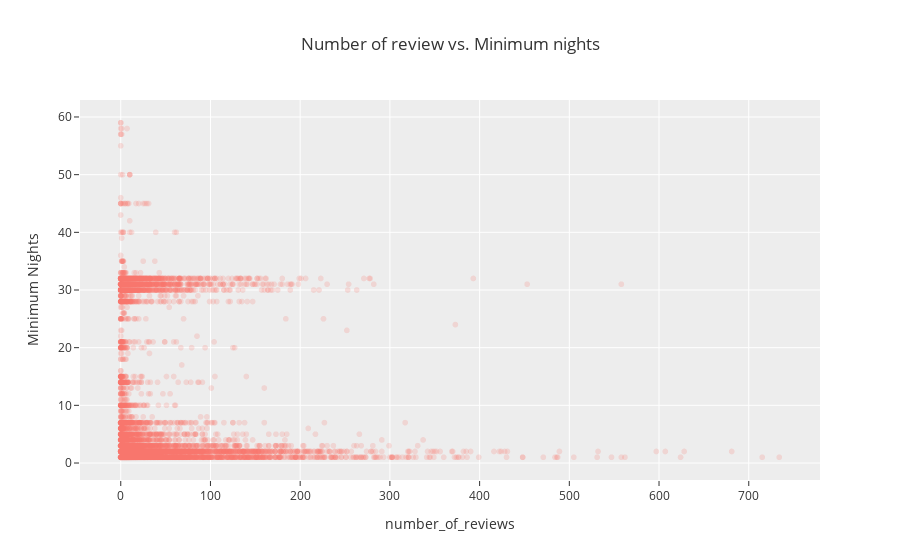

Notebook code cell kept with this figure:
### Code cell
fig = px.scatter( 
    data_frame=df[df['minimum_nights'] < 60],
    y='minimum_nights',
    x='number_of_reviews',
    template='ggplot2',
    opacity=0.2,
    labels= {
        'minimum_nights': 'Minimum Nights',
        'number_of_review': 'Number of Reviews'
    },
    title="Number of review vs. Minimum nights"
)
fig.show()

### Figure 1 — Plotly figure (JSON) as saved in the notebook; plotly's stock layout.template omitted (floating-point values rounded to 4 significant figures; data arrays with more than 128 entries replaced by an {"elided": "..."} marker saying what was removed)
{"data": [{"hovertemplate": "number_of_reviews=%{x}<br>Minimum Nights=%{y}<extra></extra>", "legendgroup": "", "marker": {"color": "#F8766D", "opacity": 0.2, "symbol": "circle"}, "mode": "markers", "name": "", "showlegend": false, "type": "scattergl", "x": {"elided": "13083 int values"}, "xaxis": "x", "y": {"elided": "13083 int values"}, "yaxis": "y"}], "layout": {"legend": {"tracegroupgap": 0}, "title": {"text": "Number of review vs. Minimum nights"}, "xaxis": {"anchor": "y", "domain": [0, 1], "title": {"text": "number_of_reviews"}}, "yaxis": {"anchor": "x", "domain": [0, 1], "title": {"text": "Minimum Nights"}}}}
